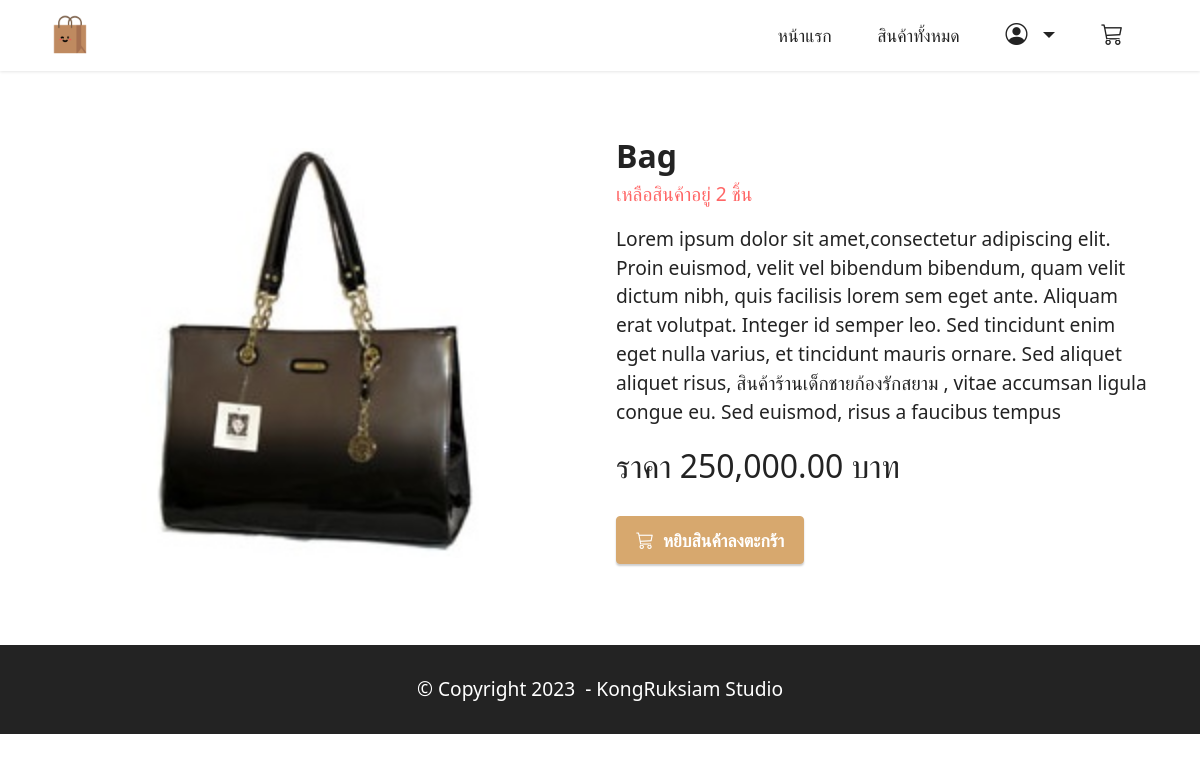
Screenshot of /product/details/8 with the database file from the repository.
### productsApp/models.py (models this page shows)
class Product(models.Model):
  name=models.CharField(max_length=50)
  description=models.TextField()
  price=models.DecimalField(max_digits=10,decimal_places=2)
  stock=models.IntegerField()
  isTrending=models.BooleanField(default=False)
  image=models.ImageField(upload_to="products",blank=True)

### productsApp/views.py (the view)
# urls.py: path("product/details/<int:id>",views.productDetail,name="productDetail"),
def productDetail(request,id):
  product=Product.objects.get(pk=id)
  return render(request,"detail.html",{"product":product})

### productsApp/templates/detail.html (shortened to what this page needs)
{% extends "layout.html" %}
{% load humanize %}
{% block content %}
    <div class="container my-3">
      <div class="card-wrapper">
          <div class="row align-items-center mt-4 my-2">
              <div class="col-12 col-lg-6">
                  <div class="image-wrapper">
                      <img src="{{product.image.url}}">
                  </div>
              </div>
              <div class="col-12 col-lg-6 my-4">
                  <div class="text-box">
                      <h5 class="mbr-title mbr-fonts-style display-5">
                          <strong>{{product.name}}</strong>
                          <p class="display-7 text-secondary">เหลือสินค้าอยู่ {{product.stock}} ชิ้น</p>
                      </h5>
                      <p class="mbr-text mbr-fonts-style display-7">
                        {{product.description}}
                      </p>
                      <div class="cost">
                          <span class="currentcost mbr-fonts-style pr-2 display-5">ราคา {{product.price| intcomma}} บาท</span>
                      </div>
                      <div class="mbr-section-btn pt-3">
                        {% if product.stock <= 0 %}
                          <h2 class="mx-2 text-secondary"><b>Out of stock</b></h2>
                        {% else %}
                          <a href="cart.html" class="btn btn-primary display-4">
                            <i class="bi bi-cart3"></i></i>&nbsp;
                              หยิบสินค้าลงตะกร้า
                          </a>
                        {% endif %}
                      </div>
                  </div>
              </div>
          </div>
      </div>
      <br>
  </div>
{% endblock %}

### productsApp/static/assets/theme/css/style.css (style rules this page uses)
body { font-style: normal; line-height: 1.5; font-weight: 400; color: #232323; position: relative; }
section, .container, .container-fluid { position: relative; word-wrap: break-word; }
a { font-style: normal; font-weight: 400; cursor: pointer; }
a, a:hover { text-decoration: none; }
.mbr-text { font-style: normal; line-height: 1.7; }
h1, h2, h3, h4, h5, h6, .display-1, .display-2, .display-4, .display-5, .display-7, span, p, a { line-height: 1; word-break: break-word; word-wrap: break-word; font-weight: 400; }
b, strong { font-weight: bold; }
img, iframe { display: block; width: 100%; }
.mbr-section-btn { margin-left: -0.6rem; margin-right: -0.6rem; font-size: 0; }
.btn { font-weight: 600; border-width: 1px; font-style: normal; margin: 0.6rem 0.6rem; white-space: normal; transition: all 0.2s ease-in-out; display: inline-flex; align-items: center; justify-content: center; word-break: break-word; }
.row { display: -webkit-flex; -webkit-flex-wrap: wrap; }
.card-wrapper { -webkit-flex: 1; }
html, body { height: auto; min-height: 100vh; }
.mt-4 { margin-top: 2rem !important; }
@media (min-width: 992px) { .container { padding-left: 16px; padding-right: 16px; } }
@media (min-width: 992px) { .row { margin-left: -16px; margin-right: -16px; } }
@media (min-width: 992px) { .row > [class*=col] { padding-left: 16px; padding-right: 16px; } }
.card-wrapper, .item-wrapper { overflow: hidden; }

### productsApp/static/assets/custom/css/custom-style.css (style rules this page uses)
.display-4 { font-size: 1.1rem; line-height: 1.5; }
.display-5 { font-size: 2rem; line-height: 1.5; }
.display-7 { font-size: 1.2rem; line-height: 1.5; }
.btn { padding: 0.6rem 1.2rem; border-radius: 4px; }
.btn-primary, .btn-primary:active { background-color: #d7a86e !important; border-color: #d7a86e !important; color: #ffffff !important; box-shadow: 0 2px 2px 0 rgba(0, 0, 0, 0.2); }
.text-secondary { color: #ff6666 !important; }
a, a:hover { color: #d7a86e; }
body { overflow-x: hidden; }
a { transition: color 0.6s; }

### rows the page displays
Product: image (picture), name "Bag", stock "2", description "Lorem ipsum dolor sit amet,consectetur adipiscing elit. Proin euismod, velit vel bibendum bibendum, quam velit dictum nibh, quis facilisis lorem sem eget ante. Aliquam erat volutpat. Integer id semper leo. Sed tincidunt enim eget nulla varius, et tincidunt mauris ornare. Sed aliquet aliquet risus, สินค้าร้านเด็กชายก้องรักสยาม , vitae accumsan ligula congue eu. Sed euismod, risus a faucibus tempus", price "250,000.00"
